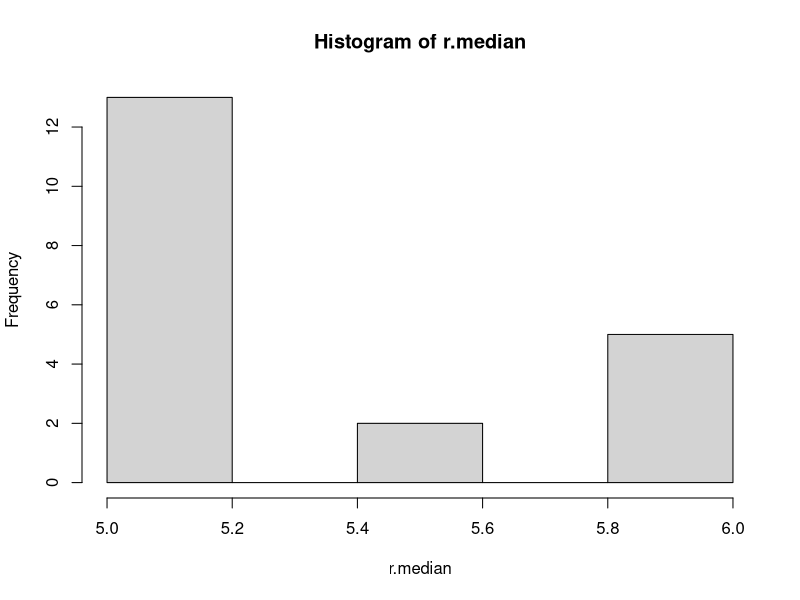
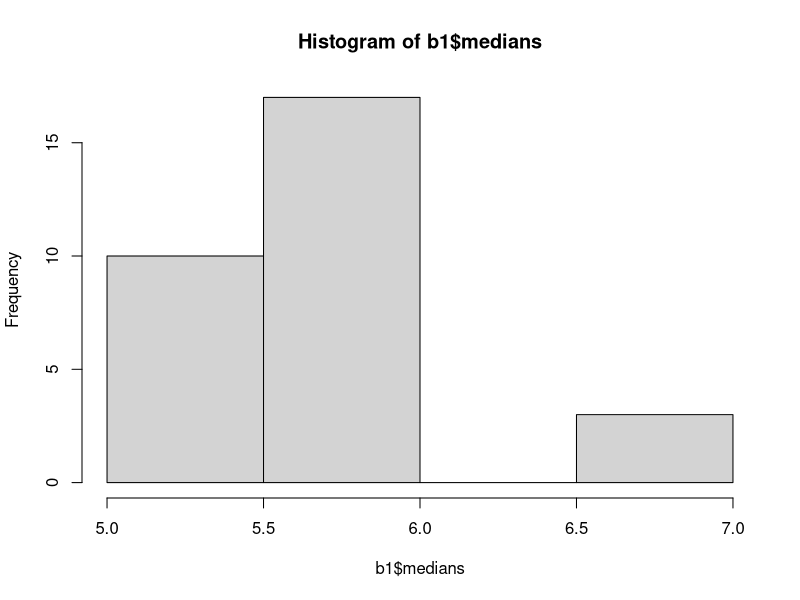

The R script that drew these images, in order:
# https://stats.idre.ucla.edu/r/library/r-library-introduction-to-bootstrapping/

# Bootsrapping is a nonparametric method which lets us
# compute estimated standard errors, confidence intervals
# and hypothesis testing.

# Basics steps:
# 1. resample a given data set a specified number of times
# 2. calculate the specific statistic from each sample
# 3. find the standard deviation of the distribution of that statistic


# The sampling function: a major component of bootstrapping
# sample(x, size, replace, prob)


# generate a permutation of the seq 1:10
sample(10)

# bootstrap sample from the same sequence
sample(10, replace=T)

# bootstrap sample with prob that favors the numbers 1-5
prob1 = c(rep(.15, 5), rep(.05, 5))
sample(10, replace=T, prob=prob1)


# sample of size 5 from elements of a matrix
y1 = matrix(round(rnorm(25, 5)), ncol=5)

# saving sample size of 5 in vector x1
x1 = y1[sample(25, 5)]


# sampling the rows of the matrix
y2 = matrix(round(rnorm(40, 5)), ncol=5)

# saving the sample of rows
x2 = y2[sample(8,3),]



# BOOTSTRAPPING

# Goal: obtain a standard error for the estimate of the median
# functions used: sample, lapply, sapply

# let's create the dataset
# by taking 100 observations from a norm dist
# with mean 5 and stdev 3, rounded to nearest integer
SAMPLE_SIZE = 100
data = round(rnorm(SAMPLE_SIZE, 5, 3))
resamples = lapply(1:20, function(i) sample(data, replace=T))
resamples[1]

# calculate the median for each bootstrap sample
r.median = sapply(resamples, median)
r.median

# calculate the standard deviation of the distribution of medians
sqrt(var(r.median))
hist(r.median)


# wrapping up everything into a function
b.median  = function(data, num) {
  resamples = lapply(1:num, function(i) sample(data, replace=T))  
  r.median = sapply(resamples, median)
  std.err = sqrt(var(r.median))
  list(std.err=std.err, resamples=resamples, medians=r.median)
}

data1 = round(rnorm(100, 5, 3))
b1 = b.median(data1, 30)
b1$resamples[1]
b1$std.err
hist(b1$medians)


# BUILT-INS BOOTSTRAP IN R
library(boot)

# load data from the package
data(city)

# defining the ratio function
ratio = function(d, w) sum(d$x * w) / sum(d$u * w)
boot(city, ratio, R=999, stype="w")
